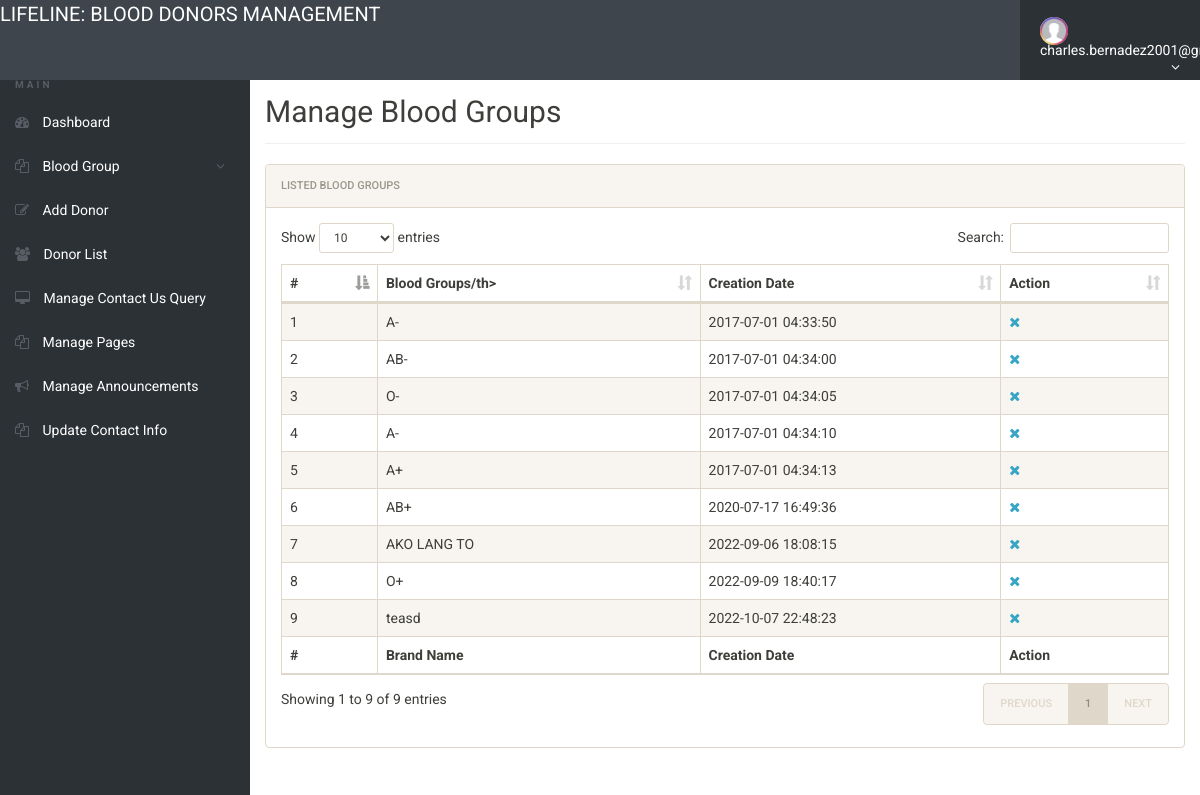
Page /admin/manage-bloodgroup.php (signed in) on the earlier database version.
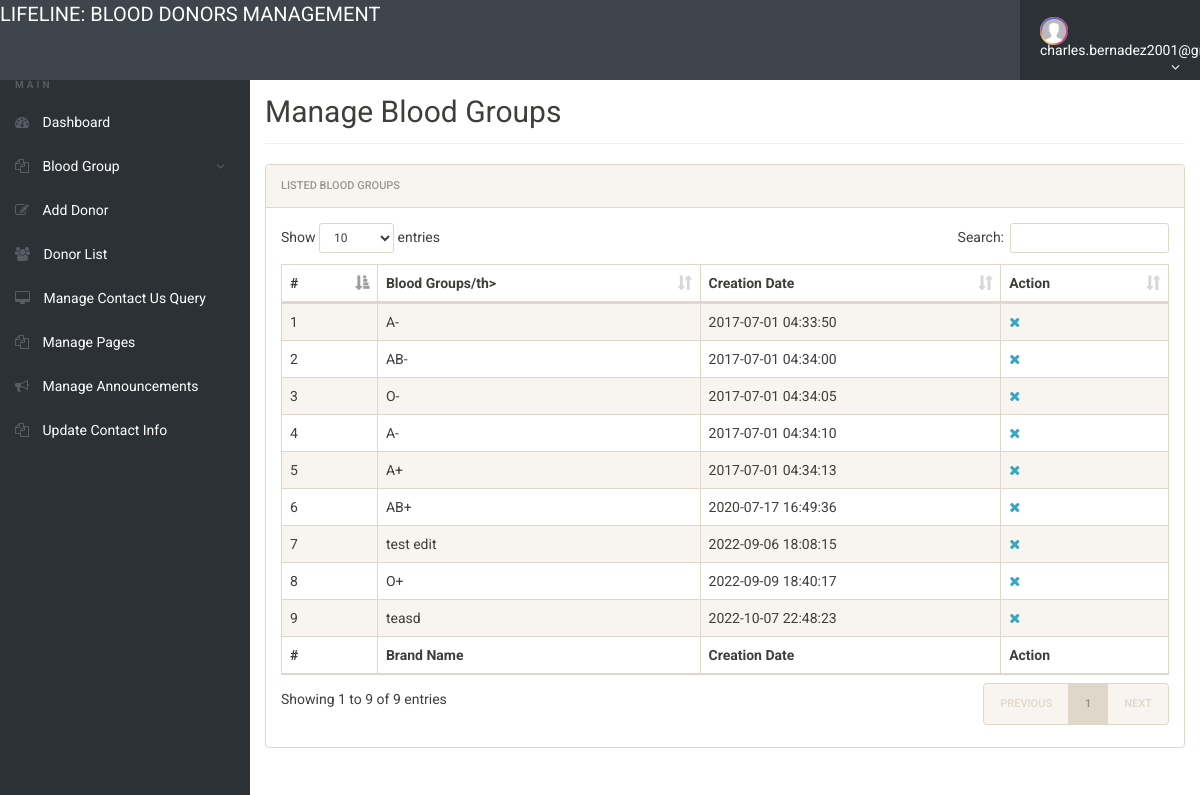
Same page on the later database version.
### tables this page shows
CREATE TABLE `tblbloodgroup` (
  `id` int(11) NOT NULL AUTO_INCREMENT,
  `BloodGroup` varchar(20) NOT NULL,
  `PostingDate` timestamp NOT NULL DEFAULT CURRENT_TIMESTAMP,
  PRIMARY KEY (`id`)
);

### admin/manage-bloodgroup.php (the view, shortened to what this page needs)
<?php
include('includes/config.php');
if(strlen($_SESSION['alogin'])==0)
	{
header('location:index.php');
}
else{
 ?>
<!doctype html>
<html lang="en" class="no-js">
<head>
	<link rel="stylesheet" href="css/font-awesome.min.css">
	<link rel="stylesheet" href="css/bootstrap.min.css">
	<link rel="stylesheet" href="css/dataTables.bootstrap.min.css">
	<link rel="stylesheet" href="css/bootstrap-social.css">
	<link rel="stylesheet" href="css/bootstrap-select.css">
	<link rel="stylesheet" href="css/fileinput.min.css">
	<link rel="stylesheet" href="css/awesome-bootstrap-checkbox.css">
	<link rel="stylesheet" href="css/style.css">
</head>
<body>
	<?php include('includes/header.php');?>
	<div class="ts-main-content">
		<?php include('includes/leftbar.php');?>
		<div class="content-wrapper">
			<div class="container-fluid">
				<div class="row">
					<div class="col-md-12">
						<h2 class="page-title">Manage Blood Groups</h2>
						<div class="panel panel-default">
							<div class="panel-heading">Listed  Blood Groups</div>
							<div class="panel-body">
								<table id="zctb" class="display table table-striped table-bordered table-hover" cellspacing="0" width="100%">
									<thead>
										<tr>
										<th>#</th>
												<th>Blood Groups/th>
											<th>Creation Date</th>
											<th>Action</th>
										</tr>
									</thead>
									<tfoot>
										<tr>
										<th>#</th>
											<th>Brand Name</th>
											<th>Creation Date</th><th>Action</th>
										</tr>
									</tfoot>
									<tbody>
<?php $sql = "SELECT * from  tblbloodgroup ";
$query = $dbh -> prepare($sql);
$query->execute();
$results=$query->fetchAll(PDO::FETCH_OBJ);
$cnt=1;
if($query->rowCount() > 0)
{
foreach($results as $result)
{				?>
										<tr>
											<td><?php echo htmlentities($cnt);?></td>
											<td><?php echo htmlentities($result->BloodGroup);?></td>
											<td><?php echo htmlentities($result->PostingDate);?></td>
<td>
<a href="manage-bloodgroup.php?del=<?php echo $result->id;?>" onclick="return confirm('Do you want to delete');"><i class="fa fa-close"></i></a></td>
										</tr>
										<?php $cnt=$cnt+1; }} ?>
									</tbody>
								</table>
							</div>
						</div>
					</div>
				</div>
			</div>
		</div>
	</div>
</body>
</html>
<?php } ?>

Differences in the rows shown:
changed tblbloodgroup: BloodGroup "AKO LANG TO" → "test edit"
